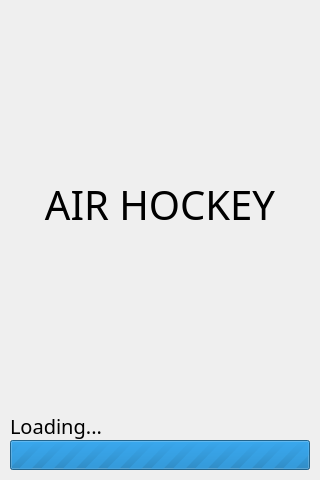
<?xml version="1.0" encoding="UTF-8"?>
<ui version="4.0">
 <class>Loading</class>
 <widget class="QWidget" name="Loading">
  <property name="geometry">
   <rect>
    <x>0</x>
    <y>0</y>
    <width>320</width>
    <height>480</height>
   </rect>
  </property>
  <property name="minimumSize">
   <size>
    <width>320</width>
    <height>480</height>
   </size>
  </property>
  <property name="maximumSize">
   <size>
    <width>320</width>
    <height>480</height>
   </size>
  </property>
  <property name="windowTitle">
   <string>Form</string>
  </property>
  <property name="autoFillBackground">
   <bool>false</bool>
  </property>
  <property name="styleSheet">
   <string notr="true"/>
  </property>
  <layout class="QGridLayout" name="gridLayout_2">
   <property name="leftMargin">
    <number>10</number>
   </property>
   <property name="topMargin">
    <number>10</number>
   </property>
   <property name="rightMargin">
    <number>10</number>
   </property>
   <property name="bottomMargin">
    <number>10</number>
   </property>
   <property name="spacing">
    <number>0</number>
   </property>
   <item row="8" column="0">
    <widget class="QLabel" name="Label">
     <property name="font">
      <font>
       <family>Agency FB</family>
       <pointsize>15</pointsize>
       <weight>50</weight>
       <italic>false</italic>
       <bold>false</bold>
      </font>
     </property>
     <property name="text">
      <string>Loading...</string>
     </property>
    </widget>
   </item>
   <item row="12" column="0">
    <widget class="QProgressBar" name="ProgressBar">
     <property name="sizePolicy">
      <sizepolicy hsizetype="Expanding" vsizetype="Maximum">
       <horstretch>0</horstretch>
       <verstretch>0</verstretch>
      </sizepolicy>
     </property>
     <property name="minimumSize">
      <size>
       <width>0</width>
       <height>30</height>
      </size>
     </property>
     <property name="maximum">
      <number>0</number>
     </property>
     <property name="value">
      <number>-1</number>
     </property>
     <property name="textVisible">
      <bool>false</bool>
     </property>
    </widget>
   </item>
   <item row="3" column="0">
    <widget class="QLabel" name="Title">
     <property name="font">
      <font>
       <family>Agency FB</family>
       <pointsize>30</pointsize>
       <weight>50</weight>
       <italic>false</italic>
       <bold>false</bold>
       <kerning>true</kerning>
      </font>
     </property>
     <property name="text">
      <string>AIR HOCKEY</string>
     </property>
     <property name="alignment">
      <set>Qt::AlignCenter</set>
     </property>
    </widget>
   </item>
   <item row="7" column="0">
    <spacer name="verticalSpacer">
     <property name="orientation">
      <enum>Qt::Vertical</enum>
     </property>
     <property name="sizeHint" stdset="0">
      <size>
       <width>20</width>
       <height>40</height>
      </size>
     </property>
    </spacer>
   </item>
   <item row="0" column="0">
    <spacer name="Spacer">
     <property name="orientation">
      <enum>Qt::Vertical</enum>
     </property>
     <property name="sizeHint" stdset="0">
      <size>
       <width>20</width>
       <height>40</height>
      </size>
     </property>
    </spacer>
   </item>
   <item row="6" column="0">
    <widget class="QLabel" name="Logo">
     <property name="maximumSize">
      <size>
       <width>16777215</width>
       <height>200</height>
      </size>
     </property>
     <property name="text">
      <string/>
     </property>
     <property name="pixmap">
      <pixmap resource="../../../Resources/Main.qrc">:/Graphics/Logo_001.png</pixmap>
     </property>
     <property name="alignment">
      <set>Qt::AlignCenter</set>
     </property>
    </widget>
   </item>
  </layout>
 </widget>
 <resources>
  <include location="../../../Resources/Main.qrc"/>
 </resources>
 <connections/>
</ui>
